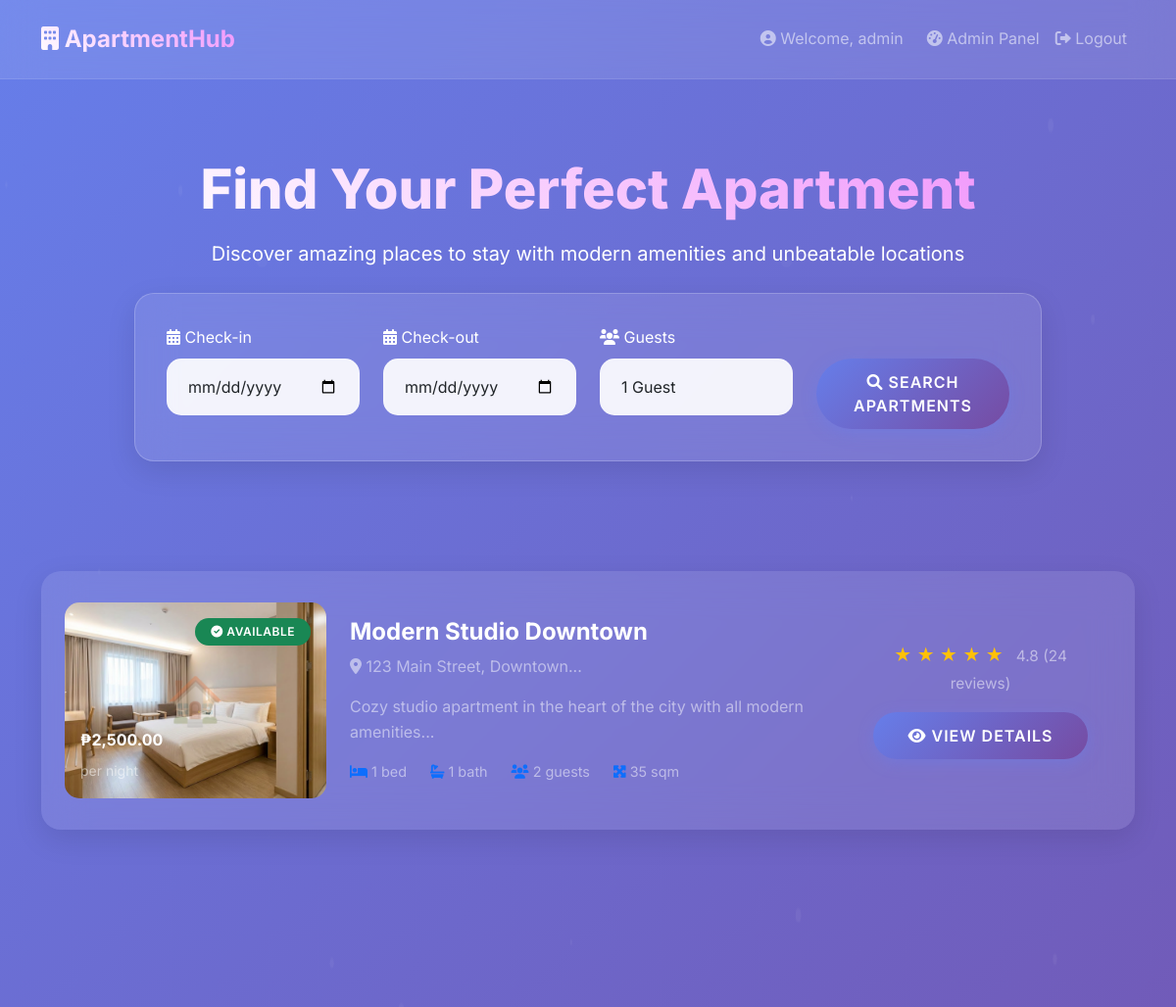
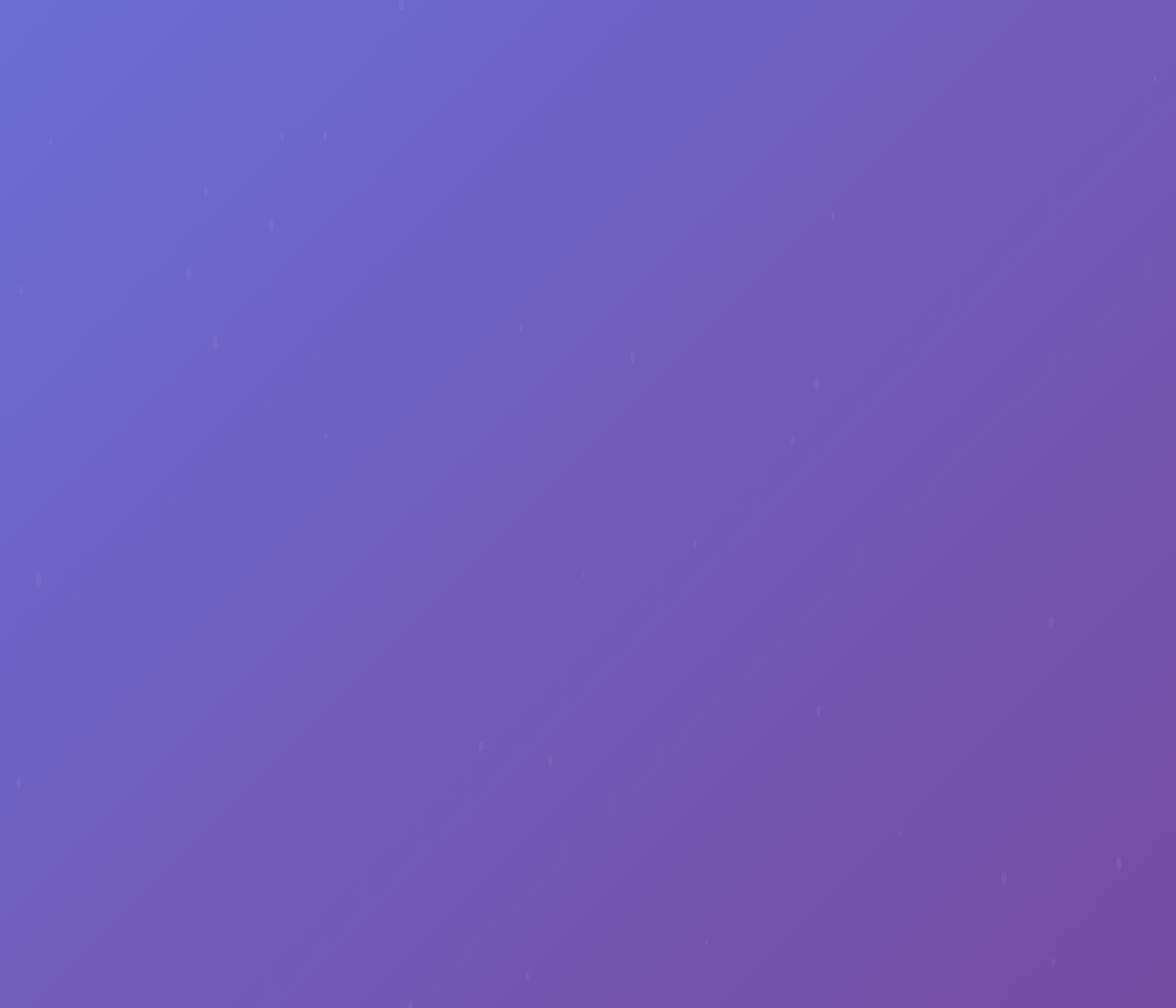
The page / (signed in) on the database its author committed (2 pictures, top to bottom).
### tables this page shows
CREATE TABLE `apartments` (
  `id` int(11) NOT NULL,
  `title` varchar(100) NOT NULL,
  `description` text DEFAULT NULL,
  `address` text NOT NULL,
  `bedrooms` int(11) NOT NULL,
  `bathrooms` int(11) NOT NULL,
  `area_sqm` int(11) DEFAULT NULL,
  `price_per_night` decimal(10,2) NOT NULL,
  `max_guests` int(11) NOT NULL,
  `amenities` text DEFAULT NULL,
  `images` text DEFAULT NULL,
  `status` enum('available','unavailable') DEFAULT 'available',
  `created_at` timestamp NOT NULL DEFAULT current_timestamp()
);

### includes/functions.php (called while the page is built, shortened)
<?php
function formatCurrency($amount) {
    return '₱' . number_format($amount, 2);
}
?>

### index.php (the view, shortened to what this page needs)
<?php
require_once 'config/init.php';
$check_in = $_GET['check_in'] ?? '';
$check_out = $_GET['check_out'] ?? '';
$guests = $_GET['guests'] ?? 1;
$where_conditions = ["status = 'available'"];
$params = [];
$where_clause = implode(' AND ', $where_conditions);
$stmt = $pdo->prepare("SELECT * FROM apartments WHERE $where_clause ORDER BY created_at DESC");
$stmt->execute($params);
$apartments = $stmt->fetchAll();
?>
<!DOCTYPE html>
<html lang="en">
<head>
    <link href="https://cdn.jsdelivr.net/npm/bootstrap@5.1.3/dist/css/bootstrap.min.css" rel="stylesheet">
    <link href="https://cdnjs.cloudflare.com/ajax/libs/font-awesome/6.0.0/css/all.min.css" rel="stylesheet">
    <link rel="stylesheet" href="assets/css/style.css">
</head>
<body style="background: linear-gradient(135deg, #667eea 0%, #764ba2 100%); min-height: 100vh;">
<nav class="navbar navbar-expand-lg navbar-dark fixed-top">
    <div class="container">
        <a class="navbar-brand" href="index.php">
            <i class="fas fa-building"></i> ApartmentHub
        </a>
        <div class="collapse navbar-collapse" id="navbarNav">
            <div class="navbar-nav ms-auto">
                <?php if (isset($_SESSION['user_id'])): ?>
                    <span class="navbar-text me-3">
                        <i class="fas fa-user-circle"></i> Welcome, <?= $_SESSION['username'] ?? 'User' ?>
                    </span>
                    <?php if (($_SESSION['role'] ?? '') === 'admin'): ?>
                        <a class="nav-link" href="admin/dashboard.php">
                            <i class="fas fa-tachometer-alt"></i> Admin Panel
                        </a>
                    <?php else: ?>
                        <a class="nav-link" href="customer/reservations.php">
                            <i class="fas fa-calendar-check"></i> My Reservations
                        </a>
                    <?php endif; ?>
                    <a class="nav-link" href="logout.php">
                        <i class="fas fa-sign-out-alt"></i> Logout
                    </a>
                <?php endif; ?>
            </div>
        </div>
    </div>
</nav>
<div class="hero-section" style="padding-top: 10rem;">
    <div class="container">
        <div class="row justify-content-center">
            <div class="col-lg-10">
                <h1 class="hero-title text-center mb-3">Find Your Perfect Apartment</h1>
                <p class="text-center text-white mb-4 fs-5">Discover amazing places to stay with modern amenities and unbeatable locations</p>
                <div class="search-form glass">
                    <form method="GET" class="row g-4">
                        <div class="col-md-3">
                            <label class="form-label text-white">
                                <i class="fas fa-calendar-alt"></i> Check-in
                            </label>
                            <input type="date" name="check_in" class="form-control" value="<?= $check_in ?>" min="<?= date('Y-m-d') ?>">
                        </div>
                        <div class="col-md-3">
                            <label class="form-label text-white">
                                <i class="fas fa-calendar-alt"></i> Check-out
                            </label>
                            <input type="date" name="check_out" class="form-control" value="<?= $check_out ?>" min="<?= date('Y-m-d') ?>">
                        </div>
                        <div class="col-md-3">
                            <label class="form-label text-white">
                                <i class="fas fa-users"></i> Guests
                            </label>
                            <select name="guests" class="form-select">
                                <?php for ($i = 1; $i <= 8; $i++): ?>
                                    <option value="<?= $i ?>" <?= $guests == $i ? 'selected' : '' ?>>
                                        <?= $i ?> Guest<?= $i > 1 ? 's' : '' ?>
                                    </option>
                                <?php endfor; ?>
                            </select>
                        </div>
                        <div class="col-md-3">
                            <label class="form-label text-white">&nbsp;</label>
                            <button type="submit" class="btn btn-primary w-100">
                                <i class="fas fa-search"></i> Search Apartments
                            </button>
                        </div>
                    </form>
                </div>
            </div>
        </div>
    </div>
</div>
<div class="container my-5">
    <div class="row">
        <div class="col-12">
            <?php foreach ($apartments as $apartment): ?>
            <div class="apartment-list-item glass border-0 mb-4 fade-in">
                <div class="row g-0 align-items-center">
                    <div class="col-md-3">
                        <div class="apartment-image position-relative" style="height: 200px; border-radius: 15px; overflow: hidden;">
                            <?php if ($apartment['images']): ?>
                                <img src="assets/img/<?= $apartment['images'] ?>" alt="<?= $apartment['title'] ?>" style="width: 100%; height: 100%; object-fit: cover;">
                            <?php else: ?>
                                <div style="width: 100%; height: 100%; background: var(--gradient);"></div>
                            <?php endif; ?>
                            <div class="position-absolute top-0 end-0 m-3">
                                <span class="badge bg-success">
                                    <i class="fas fa-check-circle"></i> Available
                                </span>
                            </div>
                            <div class="position-absolute bottom-0 start-0 m-3">
                                <h6 class="text-white fw-bold"><?= formatCurrency($apartment['price_per_night']) ?></h6>
                                <small class="text-white-50">per night</small>
                            </div>
                        </div>
                    </div>
                    <div class="col-md-6">
                        <div class="apartment-content p-4">
                            <h4 class="text-white fw-bold mb-2"><?= $apartment['title'] ?></h4>
                            <p class="text-white-50 mb-3">
                                <i class="fas fa-map-marker-alt"></i> <?= substr($apartment['address'], 0, 50) ?>...
                            </p>
                            <p class="text-white-50 mb-3"><?= substr($apartment['description'], 0, 120) ?>...</p>
                            <div class="apartment-features d-flex gap-4">
                                <span class="text-white-50">
                                    <i class="fas fa-bed text-primary"></i> <?= $apartment['bedrooms'] ?> bed
                                </span>
                                <span class="text-white-50">
                                    <i class="fas fa-bath text-primary"></i> <?= $apartment['bathrooms'] ?> bath
                                </span>
                                <span class="text-white-50">
                                    <i class="fas fa-users text-primary"></i> <?= $apartment['max_guests'] ?> guests
                                </span>
                                <span class="text-white-50">
                                    <i class="fas fa-expand-arrows-alt text-primary"></i> <?= $apartment['area_sqm'] ?> sqm
                                </span>
                            </div>
                        </div>
                    </div>
                    <div class="col-md-3">
                        <div class="apartment-actions p-4 text-center">
                            <div class="mb-3">
                                <div class="rating-display mb-2">
                                    <?php for ($i = 1; $i <= 5; $i++): ?>
                                        <span class="text-warning">★</span>
                                    <?php endfor; ?>
                                    <small class="text-white-50 ms-2">4.8 (24 reviews)</small>
                                </div>
                            </div>
                            <a href="apartment.php?id=<?= $apartment['id'] ?>&check_in=<?= $check_in ?>&check_out=<?= $check_out ?>&guests=<?= $guests ?>"
                               class="btn btn-primary w-100">
                                <i class="fas fa-eye"></i> View Details
                            </a>
                        </div>
                    </div>
                </div>
            </div>
            <?php endforeach; ?>
        </div>
    </div>
</div>
</body>
</html>

### assets/css/style.css (style rules this page uses)
:root { --primary: #667eea; --primary-dark: #5a6fd8; --secondary: #764ba2; --accent: #f093fb; --success: #4ecdc4; --warning: #ffe066; --danger: #ff6b6b; --dark: #2c3e50; --light: #f8f9fa; --gradient: linear-gradient(135deg, var(--primary) 0%, var(--secondary) 100%); --shadow: 0 10px 30px rgba(0,0,0,0.1); --shadow-hover: 0 20px 40px rgba(0,0,0,0.15); }
* { margin: 0; padding: 0; box-sizing: border-box; }
body { font-family: 'Inter', -apple-system, BlinkMacSystemFont, sans-serif; min-height: 100vh; line-height: 1.6; }
.glass { background: rgba(255, 255, 255, 0.1); backdrop-filter: blur(20px); border: 1px solid rgba(255, 255, 255, 0.2); border-radius: 20px; box-shadow: var(--shadow); }
.navbar { background: rgba(255, 255, 255, 0.1) !important; backdrop-filter: blur(20px); border-bottom: 1px solid rgba(255, 255, 255, 0.1); padding: 1rem 0; transition: all 0.3s ease; }
.navbar-brand { font-weight: 700; font-size: 1.5rem; background: linear-gradient(45deg, #fff, #f093fb); -webkit-background-clip: text; -webkit-text-fill-color: transparent; background-clip: text; }
.hero-section { background: transparent; padding: 4rem 0; position: relative; overflow: hidden; }
.hero-section::before { content: ''; position: absolute; top: 0; left: 0; right: 0; bottom: 0; opacity: 0.3; }
.hero-title { font-size: 3.5rem; font-weight: 800; background: linear-gradient(45deg, #fff, #f093fb); -webkit-background-clip: text; -webkit-text-fill-color: transparent; background-clip: text; margin-bottom: 2rem; animation: fadeInUp 1s ease; }
.btn { border: none; border-radius: 50px; padding: 12px 30px; font-weight: 600; text-transform: uppercase; letter-spacing: 1px; transition: all 0.3s ease; position: relative; overflow: hidden; }
.btn::before { content: ''; position: absolute; top: 0; left: -100%; width: 100%; height: 100%; background: linear-gradient(90deg, transparent, rgba(255,255,255,0.2), transparent); transition: left 0.5s; }
.btn-primary { background: var(--gradient); color: white; box-shadow: 0 4px 15px rgba(102, 126, 234, 0.4); }
.form-control, .form-select { border: 2px solid rgba(255, 255, 255, 0.1); border-radius: 15px; padding: 15px 20px; background: rgba(255, 255, 255, 0.9); backdrop-filter: blur(10px); transition: all 0.3s ease; font-size: 1rem; }
.search-form { background: rgba(255, 255, 255, 0.1); backdrop-filter: blur(20px); border-radius: 20px; padding: 2rem; animation: slideInUp 0.8s ease; }
.badge { padding: 8px 16px; border-radius: 20px; font-weight: 600; text-transform: uppercase; letter-spacing: 0.5px; animation: pulse 2s infinite; }
.fade-in { opacity: 0; transform: translateY(30px); transition: all 0.6s ease; }
.fade-in.visible { opacity: 1; transform: translateY(0); }
.apartment-list-item { background: rgba(255, 255, 255, 0.1); backdrop-filter: blur(20px); border: 1px solid rgba(255, 255, 255, 0.2); border-radius: 20px; padding: 1.5rem; transition: all 0.4s cubic-bezier(0.175, 0.885, 0.32, 1.275); cursor: pointer; position: relative; overflow: hidden; }
.apartment-list-item::before { content: ''; position: absolute; top: 0; left: 0; right: 0; height: 4px; background: var(--gradient); transform: scaleX(0); transition: transform 0.3s ease; }
.apartment-image { overflow: hidden; position: relative; }
.apartment-image::after { content: '🏠'; position: absolute; top: 50%; left: 50%; transform: translate(-50%, -50%); font-size: 3rem; opacity: 0.3; }
.apartment-content h4 { transition: color 0.3s ease; }
.apartment-features { display: flex; flex-wrap: wrap; gap: 1rem; }
.apartment-features span { font-size: 0.9rem; white-space: nowrap; }
.rating-display { font-size: 1.1rem; }

### rows shown on the page
apartments: images (picture), price_per_night "₱2,500.00", title "Modern Studio Downtown", address "123 Main Street, Downtown", description "Cozy studio apartment in the heart of the city with all modern amenities", bedrooms "1", bathrooms "1", max_guests "2", area_sqm "35"

### other values the page prints
$_SESSION['username'] "admin"
form field guests "1 Guest"
